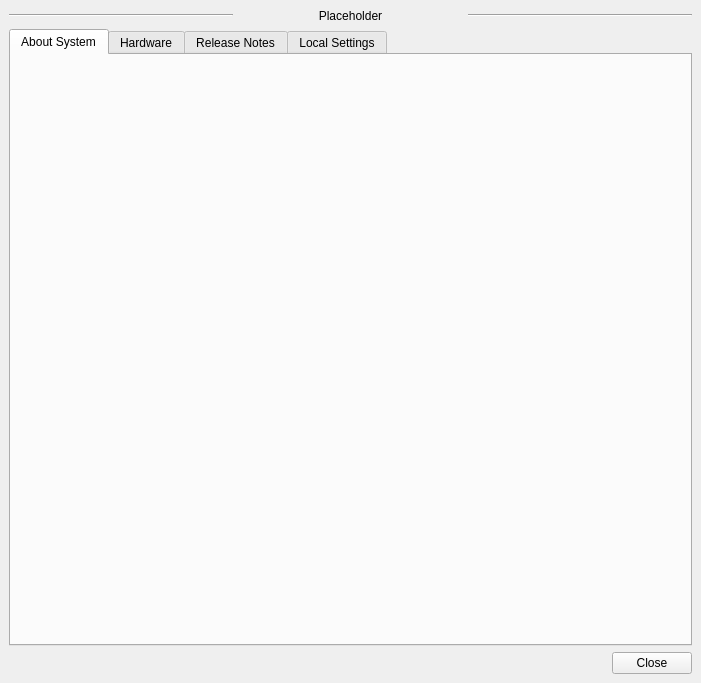
<?xml version="1.0" encoding="UTF-8"?>
<ui version="4.0">
 <class>alt::MainWindow</class>
 <widget class="QMainWindow" name="alt::MainWindow">
  <property name="geometry">
   <rect>
    <x>0</x>
    <y>0</y>
    <width>701</width>
    <height>683</height>
   </rect>
  </property>
  <property name="sizePolicy">
   <sizepolicy hsizetype="Fixed" vsizetype="Fixed">
    <horstretch>0</horstretch>
    <verstretch>0</verstretch>
   </sizepolicy>
  </property>
  <property name="windowTitle">
   <string>ALT Systeminfo</string>
  </property>
  <property name="windowIcon">
   <iconset theme="alterator"/>
  </property>
  <property name="autoFillBackground">
   <bool>true</bool>
  </property>
  <widget class="QWidget" name="centralwidget">
   <property name="autoFillBackground">
    <bool>true</bool>
   </property>
   <layout class="QGridLayout" name="gridLayout_2">
    <item row="2" column="0">
     <widget class="QDialogButtonBox" name="dialogButtonBox">
      <property name="standardButtons">
       <set>QDialogButtonBox::Close</set>
      </property>
     </widget>
    </item>
    <item row="1" column="0">
     <widget class="QTabWidget" name="tabWidget">
      <property name="currentIndex">
       <number>0</number>
      </property>
      <widget class="QWidget" name="softwareTab">
       <attribute name="icon">
        <iconset theme="altlinux"/>
       </attribute>
       <attribute name="title">
        <string>About System</string>
       </attribute>
       <layout class="QGridLayout" name="gridLayout_3">
        <item row="0" column="0">
         <widget class="alt::OperationSystemPropertiesWidget" name="osPropertiesWidget" native="true"/>
        </item>
        <item row="1" column="0">
         <spacer name="verticalSpacer">
          <property name="orientation">
           <enum>Qt::Vertical</enum>
          </property>
          <property name="sizeHint" stdset="0">
           <size>
            <width>150</width>
            <height>501</height>
           </size>
          </property>
         </spacer>
        </item>
       </layout>
      </widget>
      <widget class="QWidget" name="hardwareTab">
       <attribute name="icon">
        <iconset theme="computer"/>
       </attribute>
       <attribute name="title">
        <string>Hardware</string>
       </attribute>
       <layout class="QGridLayout" name="gridLayout_4">
        <item row="0" column="0">
         <widget class="alt::HardwarePropertiesWidget" name="hardwarePropertiesWidget" native="true"/>
        </item>
        <item row="1" column="0">
         <spacer name="verticalSpacer_2">
          <property name="orientation">
           <enum>Qt::Vertical</enum>
          </property>
          <property name="sizeHint" stdset="0">
           <size>
            <width>150</width>
            <height>501</height>
           </size>
          </property>
         </spacer>
        </item>
       </layout>
      </widget>
      <widget class="QWidget" name="usefulTab">
       <attribute name="icon">
        <iconset theme="help"/>
       </attribute>
       <attribute name="title">
        <string>Release Notes</string>
       </attribute>
       <layout class="QGridLayout" name="gridLayout_5">
        <item row="0" column="0">
         <widget class="alt::UsefulSourcesWidget" name="usefulSourcesWidget" native="true"/>
        </item>
       </layout>
      </widget>
      <widget class="QWidget" name="settingsTab">
       <attribute name="icon">
        <iconset theme="gtk-preferences"/>
       </attribute>
       <attribute name="title">
        <string>Local Settings</string>
       </attribute>
       <layout class="QGridLayout" name="gridLayout_6">
        <item row="0" column="0">
         <widget class="alt::SettingsWidget" name="settingsWidget" native="true"/>
        </item>
        <item row="1" column="0">
         <spacer name="verticalSpacer_3">
          <property name="orientation">
           <enum>Qt::Vertical</enum>
          </property>
          <property name="sizeHint" stdset="0">
           <size>
            <width>20</width>
            <height>40</height>
           </size>
          </property>
         </spacer>
        </item>
       </layout>
      </widget>
     </widget>
    </item>
    <item row="0" column="0">
     <layout class="QGridLayout" name="gridLayout">
      <item row="0" column="1">
       <widget class="QLabel" name="hostNameLabel">
        <property name="text">
         <string notr="true">Placeholder</string>
        </property>
        <property name="alignment">
         <set>Qt::AlignCenter</set>
        </property>
        <property name="textInteractionFlags">
         <set>Qt::LinksAccessibleByMouse|Qt::TextSelectableByKeyboard|Qt::TextSelectableByMouse</set>
        </property>
       </widget>
      </item>
      <item row="0" column="2">
       <widget class="Line" name="rightLine">
        <property name="orientation">
         <enum>Qt::Horizontal</enum>
        </property>
       </widget>
      </item>
      <item row="0" column="0">
       <widget class="Line" name="leftLine">
        <property name="orientation">
         <enum>Qt::Horizontal</enum>
        </property>
       </widget>
      </item>
     </layout>
    </item>
   </layout>
  </widget>
  <widget class="QMenuBar" name="menubar">
   <property name="geometry">
    <rect>
     <x>0</x>
     <y>0</y>
     <width>701</width>
     <height>29</height>
    </rect>
   </property>
  </widget>
 </widget>
 <customwidgets>
  <customwidget>
   <class>alt::OperationSystemPropertiesWidget</class>
   <extends>QWidget</extends>
   <header>ui/operationsystempropertieswidget/operationsystempropertieswidget.h</header>
   <container>1</container>
  </customwidget>
  <customwidget>
   <class>alt::HardwarePropertiesWidget</class>
   <extends>QWidget</extends>
   <header>ui/hardwarepropertieswidget/hardwarepropertieswidget.h</header>
   <container>1</container>
  </customwidget>
  <customwidget>
   <class>alt::UsefulSourcesWidget</class>
   <extends>QWidget</extends>
   <header>ui/usefulsourceswidget/usefulsourceswidget.h</header>
   <container>1</container>
  </customwidget>
  <customwidget>
   <class>alt::SettingsWidget</class>
   <extends>QWidget</extends>
   <header>ui/settingswidget/settingswidget.h</header>
   <container>1</container>
  </customwidget>
 </customwidgets>
 <resources>
  <include location="../../logo.qrc"/>
  <include location="../../logo.qrc"/>
 </resources>
 <connections>
  <connection>
   <sender>dialogButtonBox</sender>
   <signal>clicked(QAbstractButton*)</signal>
   <receiver>alt::MainWindow</receiver>
   <slot>close()</slot>
   <hints>
    <hint type="sourcelabel">
     <x>350</x>
     <y>606</y>
    </hint>
    <hint type="destinationlabel">
     <x>350</x>
     <y>326</y>
    </hint>
   </hints>
  </connection>
 </connections>
</ui>
